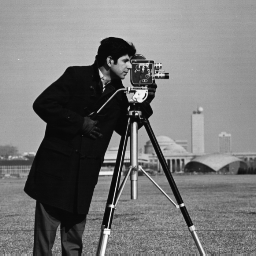
#> input picture notes/cameraman.jpg, 256 x 256 px
$ jupyter execute --allow-errors day5-notes.ipynb   (shell and % lines are left out)
#> lines starting #> are read from the running program, lines starting #| are printed output that depends on the picture
# ICT 782 - Day 5 Notes

# Plotting and Visualization

An important part of data analysis is visualization. This includes producing appealing visualizations of both cleaned and transformed data as well as the results of our analyses. Today, we will explore various plot types available in Matplotlib and, by extension, for pandas objects.

Before we proceed with plotting, we recall some basic rules for visually presenting data:

1. Make the scale of your graphic clear. For non-negative numerical data, the vertical axis should start at 0. For numerical data on the horizontal axis, use the full range of available data.
2. Say something. Don't produce a plot where no plot is necessary. Conversely, a single plot will eliminate the need for complicated explanations.
3. Use the right plot for the right data. Don't use a bar chart when you really want a histogram. Similarly, don't use a pie chart when a bar chart will more clearer make the point.
4. Use colors and style to make your point clearer, not less clear. Don't label every single data point, and don't use Excel-style 3D plots - they are nearly impossible to read. 3D plots are ok in some cases, just be judicious.

For a complete guide to plotting, check out the book 'Graphic Presentation' by Willard C. Brinton. This book was published in 1939, but most of the plot styles are still in current use, and the principles of good visualization are timeless!

## Matplotlib

Though there are many sophisticated plotting packages for Python, Matplotlib is *the* foundational plotting package. Based on NumPy, Matplotlib works beautifully with pandas objects. There are many modules contained in Matplotlib. For general plotting, we'll import the Pyplot module under the alias `plt`.

The cell magic `%matplotlib inline` tells the Jupyter notebook to allow plotting after the cell in which it is called. This cell magic only needs to be called once per notebook.

[cell 1]

import numpy as np
import pandas as pd
import matplotlib.pyplot as plt

 Before we dig into the details of the package, let's see an example.

### Loading and displaying images with Matplotlib

As mentioned briefly on Day 1, Matplotlib has Matlab-like tools for loading and displaying images. Using the `image` module of Matplotlib, we can call the `imread(<filepath>)` function to load an image into the interpreter. We then use the `imshow()` function from the `pyplot` module to display the image. I often place a semi-colon after the `imshow()` function is called to suppress printing the object type to the console.

Since the `cameraman.jpg` image is grayscale, we'll specify the colormap using the keyworded argument `cmap = 'gray'`.

[cell 2]
import matplotlib.image as mp

im = mp.imread('cameraman.jpg')
#> im is the input picture: shape (256, 256); min 7, max 253, mean 118.7
plt.imshow(im, cmap = 'gray');

Some common colormaps (the `cmap` argument) are `bone`, `gray`, `hot`, and `summer`.

**Side note:** Another way to display images in Jupyter notebooks is with the `` syntax.

## Matplotlib objects: the structure of plots

There are, of course, shortcuts to plotting with Matplotlib. However, understanding the underlying structure of Matplotlib plots opens a much wider range of customizable plots. In this section, we'll explore the fundamental objects in Matplotlib.

### The `figure` object

The most basic object in Matplotlib is the `figure`. This object contains attributes for the plotting metadata such as the axes, the plot resolution, the size of the plot, and the background color. When we generate a `figure`, we can also specify its `number` attribute so that we can access various `figure` objects by their `number`. All plotting metadata attributes can be passed as keyworded arguments, and are summarized in the following table.

|Optional Attribute|Options|Details|Default|
|---|---|---|---|
|`num`|Integer or string|Sets the `number` attribute for the `figure` object|`None`|
|`figsize`|`(float, float)`|Sets the size of the `figure` object to `(width, height)` *in inches*.|`(6.4, 4.8)`|
|`dpi`|Integer|Sets the `figure` resolution in *dots per inch*.|`100`|
|`facecolor`|Specified color or RGB tuple.|`w`, `white`<br>`r`, `red`<br>`g`, `green`<br>`b`, `blue`<br>`c`, `cyan`<br>`y`, `yellow`<br>`m`, `magenta`<br>`k`, `black`|Sets the background color of the `figure`.|`w` or `white`|
|`edgecolor`|Specified color or RGB tuple.|(see `facecolor`)|Sets the border color of the `figure`.|`w` or `white`|
|`frameon`|`bool`|`True`, `False`|If `False`, don't draw the frame of the `figure` object.|`True`|

[cell 3]
fig1 = plt.figure(num = 1,
                  figsize = (10, 5),
                  dpi = 250,
                  facecolor = 'm',
                  edgecolor = 'k')

Note that we passed in *inches* for the `figsize` attribute, but the `figure` has its size determined by `pixels`. This is because the `dpi` value is literally *dots per inch*. In other words, we specify the pixels per square inch and the `figsize`, and the Python interpreter does the arithmetic for us.

When `fig1` was generated, the console output was `<Figure size 2500x1250 with 0 Axes>`. This tells us that we have an empty `figure` object. We'll now focus on the second important object in Matplotlib: the `axes` object.

### The `axes` object

With a `figure` generated, we can place an `axes` object onto it. Think of this as creating a canvas (generating the `figure`) and then preparing an area of the canvas for your painting (generating the `axes`). We will use the `add_subplot()` method of the `figure` object to add an `axes` to our `figure`.

[cell 4]
ax1 = fig1.add_subplot()

We didn't specify any arguments for the `add_subplot()` method. However, the default argument is `1,1,1` or, equivalently, `111`. These positional arguments are *not* specified in the official documentation as keyworded arguments, which makes them unnecessarily vague. However, they mean `number_of_rows, number_of_columns, index`. In other words, they specify the number of sub-plots our `figure` will have and the position of our generated `axes` object.

By passing in `1,1,1`, we are telling the `figure` that we want a sub-plot with 1 row, 1 column, and the `axes` object is in index position 1. Index positions are read left-to-right, top-to-bottom.

### *Example:* Plotting with `figure` and `axes` objects

This might be confusing, so let's actually plot some `axes` to see what's going on. We'll create a new `figure` and two `axes` objects. To identify our `axes` positions, we'll use the `set_title()` method.

[cell 5]
fig = plt.figure(num = 2,
                 figsize = (10, 4),
                 dpi = 100,
                 facecolor = 'w',
                 edgecolor = 'k')

# Here we state that our figure has 1 row, 2 columns.
ax1 = fig.add_subplot(1,2,1)
ax2 = fig.add_subplot(1,2,2)

ax1.set_title('First axes object');
ax2.set_title('Second axes object');

The above code to generate the `figure` and `axes` objects is largely illustrative. In practice and in tutorials, we most often see the `figure` and `axes` declared in one line.

**Note:** Generating a `figure` with more than one row or column results in the creation of an *array* of `axes` objects. We can access individual `axes` objects in this array by indexing.

[cell 6]
fig, ax = plt.subplots(1,2)

[cell 7]
ax

[cell 8]
ax[0]

### `axes` methods

In the simplest cases, we'll be plotting some numeric values. An example of this is plotting the function $f(x) = x^2$, where $x$ is an array of 100 values between 0 and 1.

[cell 9]
fig, ax = plt.subplots()

x = np.linspace(0,1,15)
y = x**2

ax.plot(x,y);
#> figure, not shown here; curve peaks at x = 1, y = 1

To plot individual data points instead of a smooth curve, we use the `scatter()` method.

[cell 10]
fig, ax = plt.subplots()

x = np.linspace(0,1,100)
y = x**2

ax.scatter(x,y);

That's looking a little dense, so we can either reduce the number of points in `x` or change the `marker` to make the points easier to see.

[cell 11]
# Reducing the number of points.

fig, ax = plt.subplots()

x = np.linspace(0,1,25)
y = x**2

ax.scatter(x,y);

[cell 12]
# Changing the marker.

fig, ax = plt.subplots()

x = np.linspace(0,1,100)
y = x**2

ax.scatter(x,y, marker = '.');

The full list of markers is listed below (from the official documentation). Some examples are plotted below for clarification.

|Marker|Details|
|---|---|
|`'.'`|point|
|`','`|pixel|
|`'o'`|circle|
|`'v'`|triangle_down|
|`'^'`|triangle_up|
|`'<'`|triangle_left|
|`'>'`|triangle_right|
|`'1'`|tri_down|
|`'2'`|tri_up|
|`'3'`|tri_left|
|`'4'`|tri_right|
|`'s'`|square|
|`'p'`|pentagon|
|`'*'`|star|
|`'h'`|hexagon1|
|`'H'`|hexagon2|
|`'+'`|plus|
|`'x'`|x|
|`'D'`|diamond|
|`'d'`|thin_diamond|
|'&#124;'|`vline`|
|`'_'`|`hline`|

[cell 13]
fig, ax = plt.subplots()

x = np.linspace(0.1,1,25)

funcs = [np.sin(x), np.cos(x), x**2, np.log(x)]
marks = ['1',',','p','d']
legs = ['tri_up','pixel','pentagon','thin_diamond']

for f, m, leg in zip(funcs, marks, legs):
    ax.scatter(x, f, marker = m, label = leg)

ax.grid()
ax.legend();
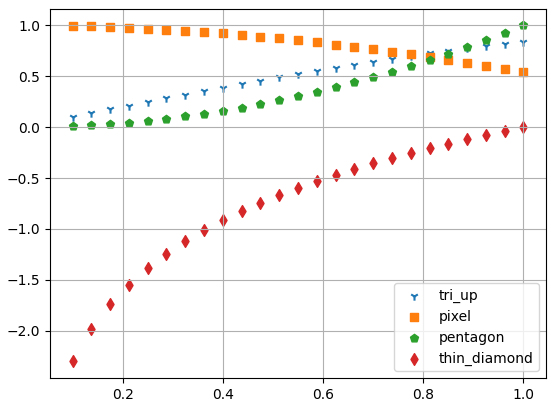
#> figure drawn by matplotlib, 1 panel

This example illustrates 3 things:
1. We can add a legend to the `axes` with the `legend()` method. The values in the legend are set by the `label` parameter in the plotting method.
2. Creating a grid is done with the `grid()` method.
3. We can overlay plots by simply plotting again after a single plot has been created.

Titles and axis labels can be added using the `set_title()`, `set_xlabel()`, and `set_ylabel()` methods.

[cell 14]
fig, ax = plt.subplots()

x = np.linspace(0,1,100)
y = x**2

ax.plot(x,y);
ax.set_title('Plot of f(x)=x^2');
ax.set_xlabel('x');
ax.set_ylabel('y');
#> figure, not shown here; curve peaks at x = 1, y = 1

While this simple text is often enough for most cases, we can use LaTeX formatting for improved rendering of mathematical expressions.

[cell 15]
fig, ax = plt.subplots()

x = np.linspace(0,1,100)
y = x**2

ax.plot(x,y);
ax.set_title(r'Plot of $f(x)=x^2$');
ax.set_xlabel(r'$x$');
ax.set_ylabel(r'$y$');
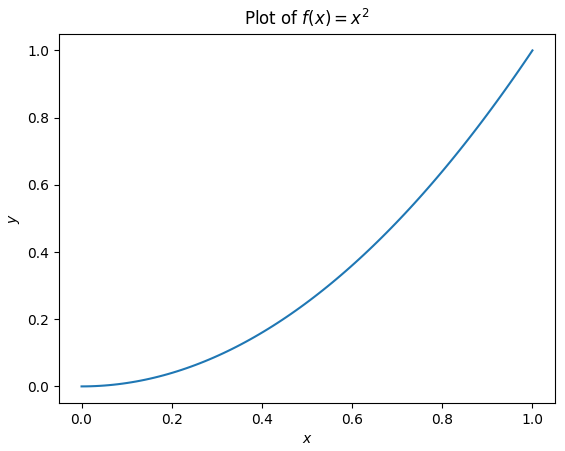
#> figure drawn by matplotlib, 1 panel; curve peaks at x = 1, y = 1

## *Example:* 2D scatterplot

When we talk about regression analysis, we'll refer to *linear* relationships between numerical variables. This assumption of linearity is often checked visually through a scatterplot.

In this example, we'll create a scatterplot of two numeric variables for two different datasets. We'll label our axes appropriately, set titles, and visually check if there might be linear relationships between variables.

[cell 16]
# Dataset 1

data1_x = np.random.rand(150)
data1_y = data1_x + 0.1*np.random.randn(150)

fig, ax = plt.subplots()

ax.scatter(data1_x, data1_y)
ax.set_title(r'Scatterplot of $y$ vs $x$')
ax.set_xlabel(r'$x$')
ax.set_ylabel(r'$y$');
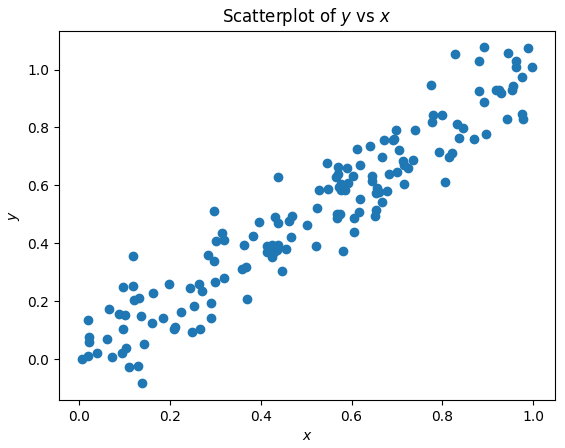
#> figure drawn by matplotlib, 1 panel

From the above scatterplot, it appears that there is a strong linear relationship between $x$ and $y$.

[cell 17]
# Dataset 2

data2_x = np.random.rand(150)
data2_y = data2_x + 2*np.random.randn(150)

fig, ax = plt.subplots()

ax.scatter(data2_x, data2_y)
ax.set_title(r'Scatterplot of $y$ vs $x$')
ax.set_xlabel(r'$x$')
ax.set_ylabel(r'$y$');
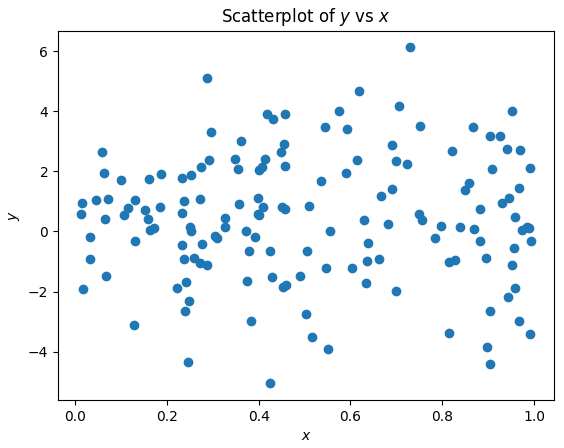
#> figure drawn by matplotlib, 1 panel

From the above scatterplot, it appears that there is not a strong linear relationship between $x$ and $y$.

## Styling plots

There are even more options for setting the style of titles, axes, and legends within plots. To see the full range of pre-formatted options, we print the list of styles contained in `plt.style.available`. To choose a style, use `plt.style.use('<style name>')`.

[cell 18]
print(plt.style.available)

[cell 19]
plt.style.use('seaborn-dark-palette')

fig, ax = plt.subplots()

x = np.linspace(0,1,100)
y = x**2

ax.plot(x,y);
ax.set_title(r'Plot of $f(x)=x^2$');
ax.set_xlabel(r'$x$');
ax.set_ylabel(r'$y$');
#> figure, not shown here; curve peaks at x = 1, y = 1

There are many other options for specifying plot styles. To set the locations of tick marks on either the horizontal or vertical axis, use the respective methods:
```
ax.set_xticks(<list of x-tick locations>)
```
or
```
ax.set_yticks(<list of y-tick locations>)
```

We may also turn the grid on or off using
```
ax.grid(<boolean>)
```

## Types of plots in Matplotlib

We can display many more plots than just line plots and scatterplots. For example, we can represent 3D data in a 2D plot with the `contour`, `contourf`, or `pcolormesh` plots.

**Note:** we can use the `set()` method to set a wide range of plot attributes by keyworded argument (or dictionary).

[cell 20]
xx, yy = np.meshgrid(np.linspace(-1,1,200),np.linspace(-1,1,200))

z = np.exp(-(xx**2 + yy**2))/np.sqrt(2*np.pi)

fig, ax = plt.subplots(1, 3, figsize = (12,4))

ax[0].contour(xx, yy, z, levels = 25, cmap = 'hot')
ax[0].set(title = 'Contour plot', aspect = 'equal')

ax[1].contourf(xx, yy, z, levels = 25, cmap = 'hot')
ax[1].set(title = 'Filled contour plot', aspect = 'equal')

ax[2].pcolormesh(xx,yy,z, cmap = 'hot')
ax[2].set(title = 'Pseudo-colormesh plot', aspect = 'equal');
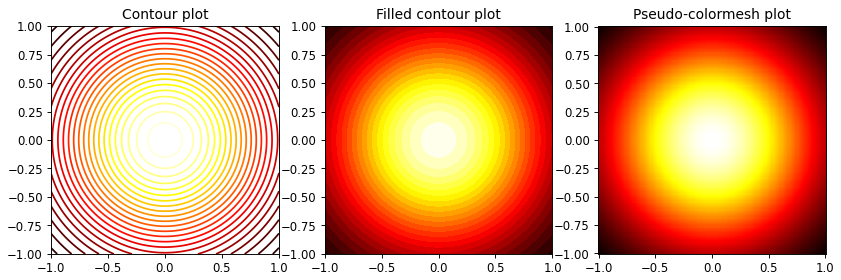
#> figure drawn by matplotlib, 3 panels

A less-used but visually striking plot is the `hexplot`.

[cell 21]
fig, ax = plt.subplots()

ax.hexbin(yy, z, gridsize=50, cmap='hot');
ax.set(title = 'Side view of gaussian function (hex plot)',
       xlim = [-1,1],
       xlabel = 'y',
       ylabel = 'z');
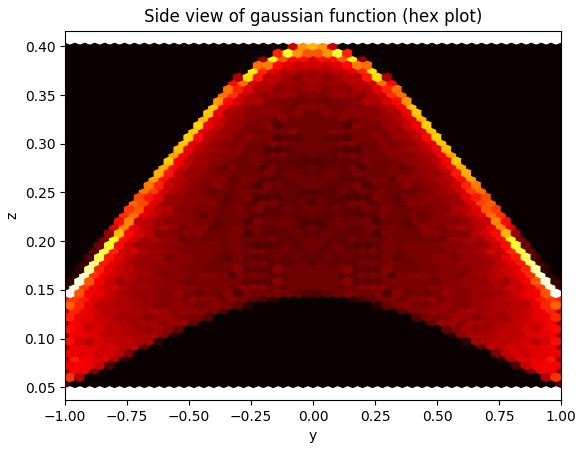
#> figure drawn by matplotlib, 1 panel

For continuous numerical data, we can display the histogram using `hist`.

[cell 22]
heights = np.random.normal(172, 10, 2500)
fig, ax = plt.subplots()

ax.hist(heights, bins = 100);
ax.set(title = 'Histogram of male height',
       xlabel = 'Height (cm)',
       ylabel = 'Frequency');
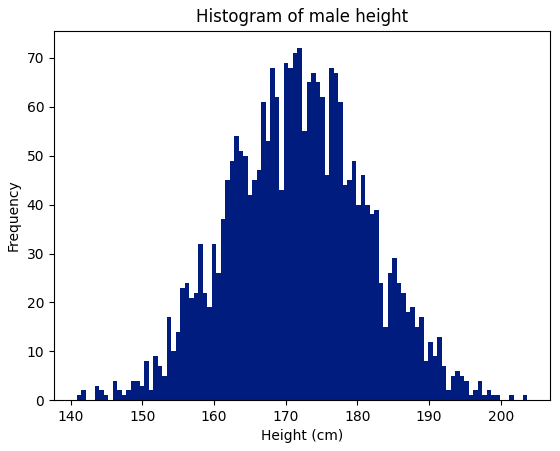
#> figure drawn by matplotlib, 1 panel; tallest bar 72 high, from x = 171.6 to 172.3

## Bar charts

Plotting categorical data in bar charts is done with the `bar` and `barh` functions.

[cell 23]
city = ['Calgary','Edmonton','Lethbridge','Medicine Hat','Red Deer']
trai = np.random.randint(1,10,5)

fig, ax = plt.subplots(1,2, figsize = (15,4))

ax[0].bar(city, trai)
ax[0].set_title('Bar chart')

ax[1].barh(city, trai)
ax[1].set_title('Horizontal bar chart');
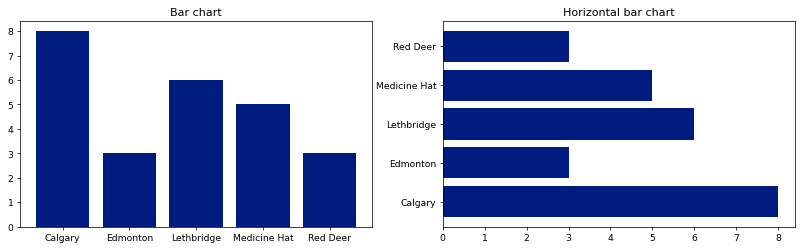
#> figure drawn by matplotlib, 2 panels; panel 1: tallest bar 8 high, from x = -0.4 to 0.4

## Pie charts

Pie charts are plotted with the `pie()` method of the `ax` object.

[cell 24]
fig, ax = plt.subplots()

ax.pie(trai, labels = city, colors = ['k','r','pink','m','purple']);
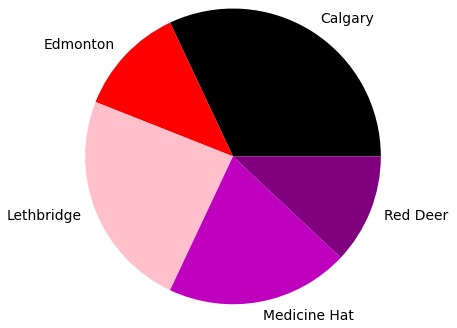
#> figure drawn by matplotlib, 1 panel

For smaller pieces of the pie, we can remove the piece from the pie with the `explode` argument. For this argument, we pass in a list with a float in the same index position as the piece we want to highlight. We'll also add a shadow and percentage labels.

[cell 25]
fig, ax = plt.subplots()

ax.pie(trai,
       labels = city,
       explode = [0, 0.5, 0, 0, 0],
       shadow = True,
       autopct = '%1.1f%%',
       colors = ['green','purple','yellow','blue','cyan']);
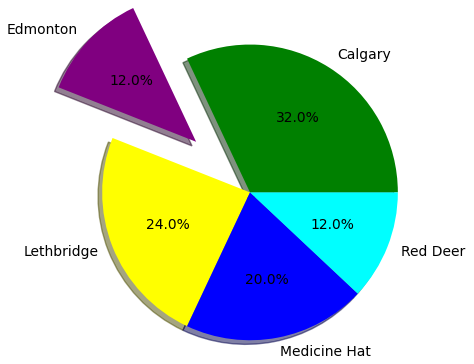
#> figure drawn by matplotlib, 1 panel
